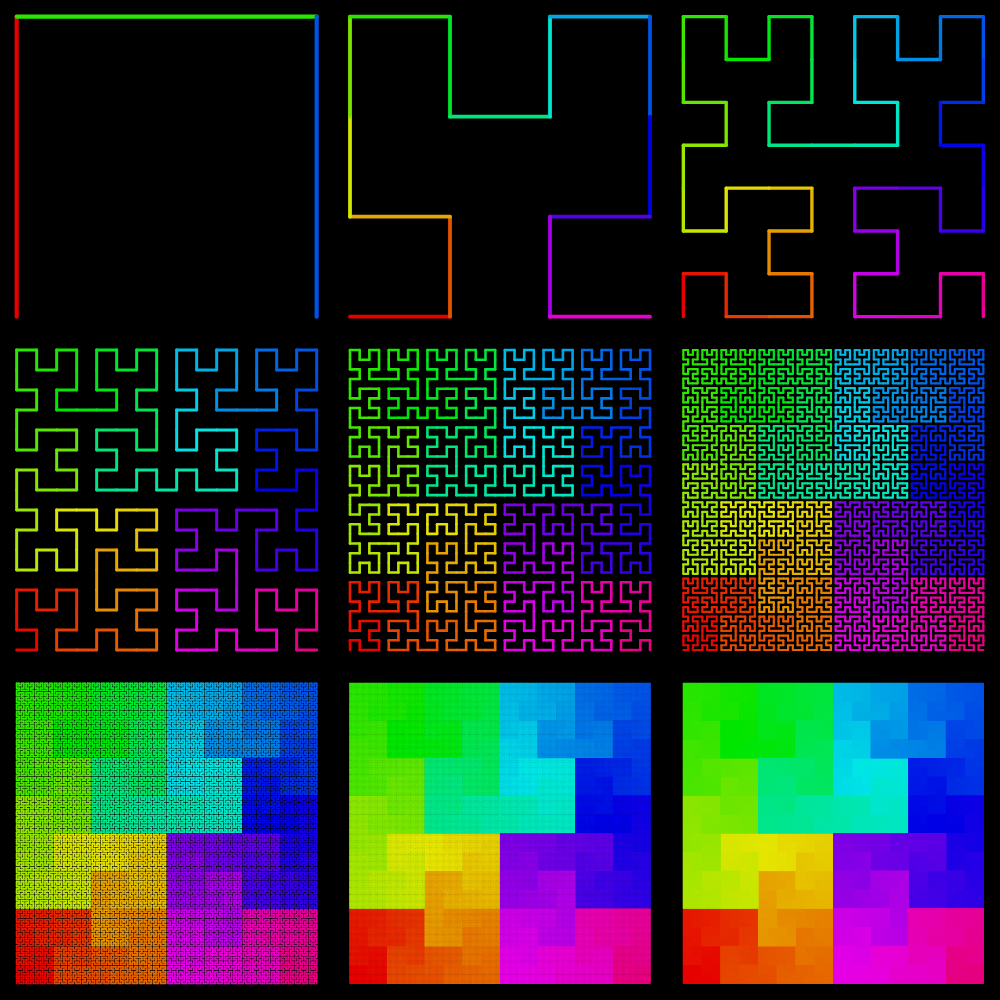
Frame 1 (no input)
Frame 2 (the mouse pressed at the canvas centre, redrawn once): identical to frame 1, image omitted

The p5.js sketch that drew this single still picture (run headless with seeded random() and noise() and a simulated clock; the mouse was pressed at the canvas centre and the sketch redrawn once):

// p5.js sketch
// ── sketch.js
let j = 0
let num_iterations = 8
let axiom = 'L'
let rules = {
  L: '+RF-LFL-FR+',
  R: '-LF+RFR+FL-'
}

let instructions = axiom

function setup() {
  const length = min(innerWidth, innerHeight)
  createCanvas(length, length).center('horizontal')

  noLoop()

  background(0)

  // for (let i = 0; i < num_iterations; i++) {
  //   // console.log(mapInstructions(instructions, rules))
  //   instructions = nextInstructions(instructions, rules)
  // }
  // console.log(instructions)
  // // translate(width)
  // stroke(255)

  // translate(width * 0.025, height * 0.975)
  // strokeWeight(map(num_iterations, 1, 9, 10, 1))
  // rainbowTurtleRemix(instructions, width / (pow(2, num_iterations) - 1) * 0.95, 90)
  let c = 1/4
  // drawHilbertRainbowRemix(4, 0, 0, width/2, height/2, 0.025, c)
  // drawHilbertRainbowRemix(5, width/2, 0, width/2, height/2, 0.025, c)
  // drawHilbertRainbowRemix(6, 0, height/2, width/2, height/2, 0.025, c)
  // drawHilbertRainbowRemix(7, width/2, height/2, width/2, height/2, 0.025, c)
  let d = 3
  let count = 1
  for (let i = 0; i < d; i++) {
    for (let j = 0; j < d; j++) {
      let x = j * width / d,
          y = i * height / d;
      // drawHilbertRainbowRemix(count, x, y, width/d, height/d, 0.05, 1/d)
      drawHilbertRainbow(count, x, y, width/d, height/d, 0.05)
      count++
    }
  }
}

function draw() {
    // print(i)
  // translate(width * 0.015, height * 0.98)
  // let i = instructions[j]
  // console.log(i)
  // let a = radians(90)
  // let len = width / pow(2, num_iterations)
  // if (i == '+') {
  //   rotate(-a)
  //   // console.log('turned left')
  // } else if (i == '-') {
  //   rotate(a)
  //   // console.log('turned right')
  // } else if (i == 'F') {
  //   line(0, 0, len, 0)
  //   translate(len, 0)
  //   // console.log(count + ') made a path forward')
  //   // count++
  // } else if (i == '[') {
  //   push()
  // } else if (i == ']') {
  //   pop()
  // }
  // j++
}

String.prototype.count = function(s) {
  let c = 0
  for (let i = 0; i < this.length - s.length + 1; i++) {
    if (this.substring(i, i + s.length) == s) {
      c++
    }
  }
  return c
}

function nextInstructions(instructions, rules) {
  let new_instructions = ''
  for (let i of instructions) {
    if (i in rules) {
      new_instructions += rules[i]
    } else {
      new_instructions += i
    }
  }
  return new_instructions
}

function turtle(instructions, len, angle) {
  // Go turtle, go! <3
  let a = radians(angle)
  let t = instructions.length * 1.1
  for (let i of instructions) {
    if (i == '+') {
      rotate(-a)
    } else if (i == '-') {
      rotate(a)
    } else if (i == 'F') {
      line(0, 0, len, 0)
      translate(len, 0)
    } else if (i == '[') {
      push()
    } else if (i == ']') {
      pop()
    }
  }
}

function rainbowTurtle(instructions, len, angle) {
  // Go rainbow turtle, go! <3
  let a = radians(angle)
  let count = 0;
  let t = instructions.count('F') * 1.1
  for (let i of instructions) {
    colorMode(HSB, t)
    stroke(count, t, t * 0.9)
    if (i == '+') {
      rotate(-a)
    } else if (i == '-') {
      rotate(a)
    } else if (i == 'F') {
      line(0, 0, len, 0)
      translate(len, 0)
      count++
    } else if (i == '[') {
      push()
    } else if (i == ']') {
      pop()
    }
  }
}

function rainbowTurtleRemix(instructions, len, angle, colors_ratio) {
  // Go rainbow turtle, go! <3
  let a = radians(angle)
  let count = 0;
  let t = instructions.count('F') * 1.05
  let num_colors = int(t * colors_ratio)
  if (num_colors == 1) {
    num_colors = 3
  }
  for (let i of instructions) {

    colorMode(HSB, num_colors)
    stroke(count % num_colors, num_colors, num_colors * 0.9)
    if (i == '+') {
      rotate(-a)
    } else if (i == '-') {
      rotate(a)
    } else if (i == 'F') {
      line(0, 0, len, 0)
      translate(len, 0)
      count++
    } else if (i == '[') {
      push()
    } else if (i == ']') {
      pop()
    }
  }
}

function mapInstructions(instructions, rules) {
  let m = {
    turn: [],
    draw: [],
    rule: []
  }

  for (let i = 0; i < instructions.length; i++) {
    let c = instructions[i]
    if (c == '+' || c == '-') {
      m.turn.push(i+1)
    } else if (c == 'F') {
      m.draw.push(i+1)
    } else if (c in rules) {
      m.rule.push(i+1)
    }
  }
  return m
}

function getHilbertInstructions(iterations) {
  if (iterations < 1) {
    iterations = 1
  }
  if (iterations > 9) {
    iterations = 9
  }
  let axiom = 'L'
  let rules = {
    L: '+RF-LFL-FR+',
    R: '-LF+RFR+FL-'
  }
  let instructions = axiom
  for (let i = 0; i < iterations; i++) {
    instructions = nextInstructions(instructions, rules)
  }
  return instructions
}

function drawHilbertRainbow(iterations, x, y, w, h, paddingRatio) {
  let instructions = getHilbertInstructions(iterations)
  push()
  translate(x + w * paddingRatio, y + h * (1 - paddingRatio))
  let maxStrokeWeight = map(w, 0, 2000, 1, 20)
  strokeWeight(map(iterations, 1, 9, maxStrokeWeight, 1))
  rainbowTurtle(instructions, w / (pow(2, iterations) - 1) * (1 - 2 * paddingRatio), 90)
  pop()
}

function drawHilbertRainbowRemix(iterations, x, y, w, h, paddingRatio, colors_ratio) {
  let instructions = getHilbertInstructions(iterations)
  push()
  translate(x + w * paddingRatio, y + h * (1 - paddingRatio))
  let maxStrokeWeight = map(w, 0, 2000, 1, 20)
  strokeWeight(map(iterations, 1, 9, maxStrokeWeight, 1))
  rainbowTurtleRemix(instructions, w / (pow(2, iterations) - 1) * (1 - 2 * paddingRatio), 90, colors_ratio)
  pop()
}

class L_system {
  constructor(axiom, rules, max_iterations) {
    self.axiom = axiom
    self.rules = rules
    self.instructions = axiom
    self.iterations = 0
    self.max_iterations = max_iterations
    self.instructions_stack = [axiom]
  }

  getNextInstructions() {
    if (self.iterations >= self.max_iterations || self.direction == -1) {
      self.iterations -= 1
      self.instructions = self.instructions_stack[self.iterations]
      return
    }
    let next_instructions = ''
    for (let i of instructions) {
      if (i in rules) {
        next_instructions += rules[i]
      } else {
        next_instructions += i
      }
    }
    self.instructions = next_instructions
    self.iterations += 1
  }


}
